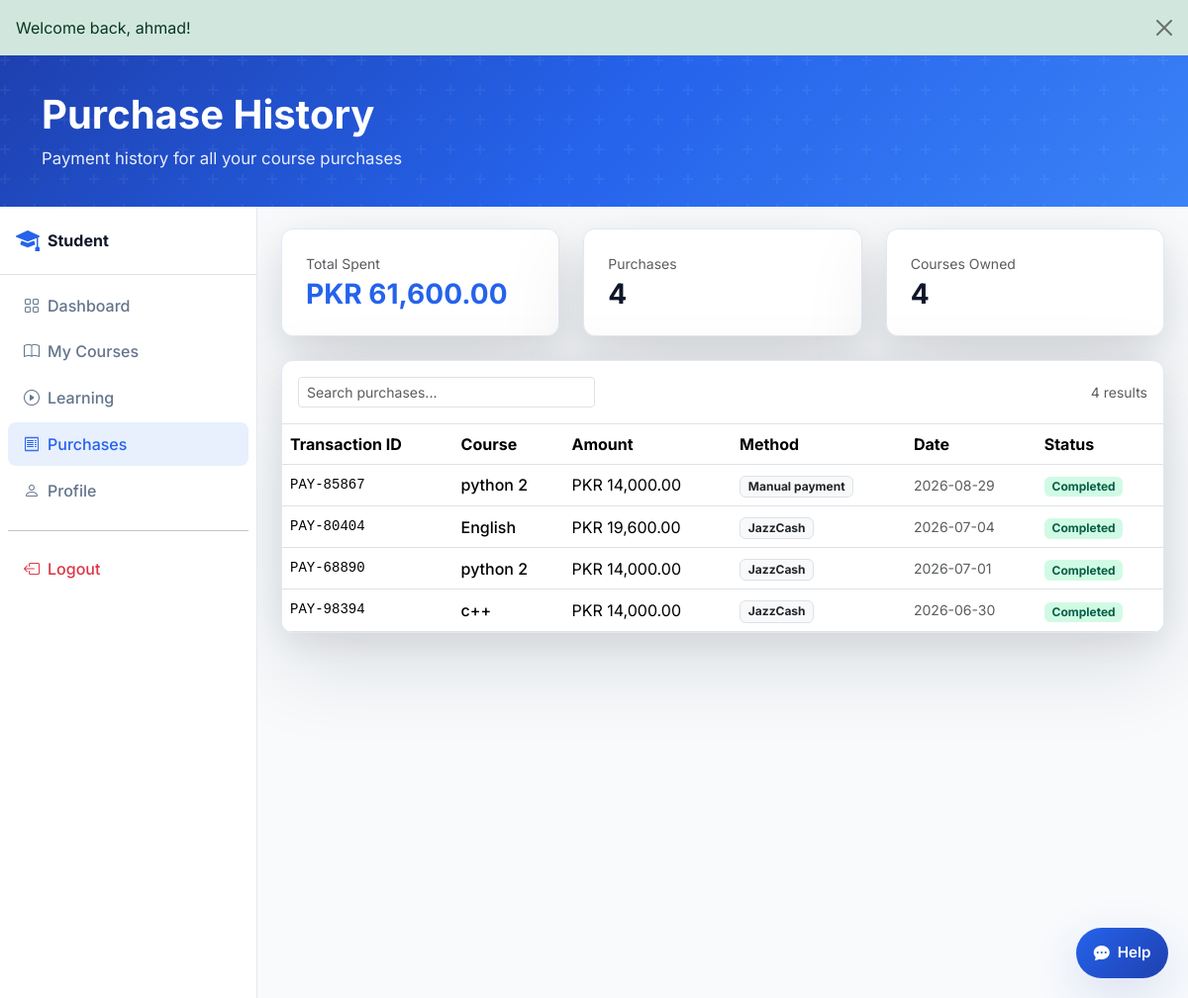
Screenshot of /student/purchases.php (signed in) with the database file from the repository.
### tables this page shows
CREATE TABLE payments (
  id INT UNSIGNED AUTO_INCREMENT PRIMARY KEY,
  reference VARCHAR(20) NOT NULL UNIQUE,
  student_id INT UNSIGNED NOT NULL,
  course_id INT UNSIGNED NOT NULL,
  amount DECIMAL(10,2) NOT NULL,
  method VARCHAR(40) NOT NULL DEFAULT 'Card',
  transaction_ref VARCHAR(120) DEFAULT NULL,
  receipt_path VARCHAR(255) DEFAULT NULL,
  rejection_reason TEXT DEFAULT NULL,
  status ENUM('pending','completed','failed','refunded') NOT NULL DEFAULT 'pending',
  teacher_share DECIMAL(10,2) NOT NULL DEFAULT 0,
  created_at TIMESTAMP DEFAULT CURRENT_TIMESTAMP,
  FOREIGN KEY (student_id) REFERENCES users(id) ON DELETE CASCADE,
  FOREIGN KEY (course_id) REFERENCES courses(id) ON DELETE CASCADE,
  INDEX idx_payments_status (status),
  INDEX idx_payments_created (created_at)
);

CREATE TABLE courses (
  id INT UNSIGNED AUTO_INCREMENT PRIMARY KEY,
  teacher_id INT UNSIGNED NOT NULL,
  category_id INT UNSIGNED NOT NULL,
  title VARCHAR(200) NOT NULL,
  slug VARCHAR(220) NOT NULL,
  description TEXT NOT NULL,
  price DECIMAL(12,6) NOT NULL DEFAULT 0.000000,
  thumb VARCHAR(255) DEFAULT 'assets/images/avatars/placeholder.svg',
  status ENUM('draft','pending','published','rejected') NOT NULL DEFAULT 'pending',
  rating DECIMAL(3,2) NOT NULL DEFAULT 0,
  created_at TIMESTAMP DEFAULT CURRENT_TIMESTAMP,
  updated_at TIMESTAMP DEFAULT CURRENT_TIMESTAMP ON UPDATE CURRENT_TIMESTAMP,
  FOREIGN KEY (teacher_id) REFERENCES users(id) ON DELETE CASCADE,
  FOREIGN KEY (category_id) REFERENCES categories(id),
  INDEX idx_courses_status (status),
  INDEX idx_courses_teacher (teacher_id)
);

### components/auth.php (called while the page is built, shortened)
<?php
require_once __DIR__ . '/database.php';
function auth_id(): ?int
{
    return isset($_SESSION['user']['id']) ? (int) $_SESSION['user']['id'] : null;
}

### components/database.php (called while the page is built, shortened)
<?php
function db_config(): array
{
    static $config;
    if ($config === null) {
        $config = require __DIR__ . '/db-config.php';
    }
    return $config;
}
function db(): PDO
{
    static $pdo;
    if ($pdo instanceof PDO) {
        return $pdo;
    }
    $c = db_config();
    $dsn = sprintf('mysql:host=%s;port=%s;dbname=%s;charset=%s', $c['host'], $c['port'], $c['name'], $c['charset']);
    $pdo = new PDO($dsn, $c['user'], $c['pass'], [
        PDO::ATTR_ERRMODE => PDO::ERRMODE_EXCEPTION,
        PDO::ATTR_DEFAULT_FETCH_MODE => PDO::FETCH_ASSOC,
        PDO::ATTR_EMULATE_PREPARES => false,
    ]);
    return $pdo;
}
function db_available(): bool
{
    static $available;
    if ($available !== null) {
        return $available;
    }
    try {
        db()->query('SELECT 1 FROM users LIMIT 1');
        $available = true;
    } catch (Throwable) {
        $available = false;
    }
    return $available;
}

### includes/data.php (called while the page is built, shortened)
<?php
require_once __DIR__ . '/../components/database.php';
function getStudentEnrollments(?int $studentId = null): array
{
    $studentId = $studentId ?? auth_id();
    $sql = "SELECT e.*, c.id AS course_id, c.title, c.price, c.rating, c.thumb, c.description,
            u.name AS teacher_name, cat.name AS category_name
            FROM enrollments e
            JOIN courses c ON c.id = e.course_id
            JOIN users u ON u.id = c.teacher_id
            JOIN categories cat ON cat.id = c.category_id
            WHERE e.student_id = ?
            ORDER BY e.last_access DESC";
    $stmt = db()->prepare($sql);
    $stmt->execute([$studentId]);
    return array_map(static function ($row) {
        return [
            'id' => (int) $row['course_id'],
            'course_id' => (int) $row['course_id'],
            'title' => $row['title'],
            'teacher' => $row['teacher_name'],
            'price' => (float) $row['price'],
            'rating' => (float) $row['rating'],
            'category' => $row['category_name'],
            'thumb' => $row['thumb'] ?: 'assets/images/avatars/placeholder.svg',
            'desc' => $row['description'],
            'progress' => (int) $row['progress'],
            'status' => $row['status'],
            'last_access' => $row['last_access'] ? date('Y-m-d', strtotime($row['last_access'])) : '',
        ];
    }, $stmt->fetchAll());
}
function getStudentPurchases(?int $studentId = null): array
{
    $studentId = $studentId ?? auth_id();
    if (!$studentId || !db_available()) {
        return fallbackStudentPurchases();
    }
    ensure_manual_payment_schema();
    $sql = "SELECT p.reference, p.amount, p.method, p.status, p.transaction_ref, p.created_at, c.title AS course_title
            FROM payments p JOIN courses c ON c.id = p.course_id
            WHERE p.student_id = ? ORDER BY p.created_at DESC";
    $stmt = db()->prepare($sql);
    $stmt->execute([$studentId]);
    return array_map(static function ($row) {
        return [
            'id' => $row['reference'],
            'course' => $row['course_title'],
            'amount' => (float) $row['amount'],
            'method' => $row['method'],
            'date' => date('Y-m-d', strtotime($row['created_at'])),
            'status' => $row['status'],
            'transaction_ref' => $row['transaction_ref'] ?? '',
        ];
    }, $stmt->fetchAll());
}
function ensure_manual_payment_schema(): void
{
    foreach (['transaction_ref' => 'VARCHAR(120) DEFAULT NULL', 'receipt_path' => 'VARCHAR(255) DEFAULT NULL', 'rejection_reason' => 'TEXT DEFAULT NULL'] as $column => $definition) {
        $stmt = db()->prepare('SELECT COUNT(*) FROM information_schema.columns WHERE table_schema = DATABASE() AND table_name = ? AND column_name = ?');
        $stmt->execute(['payments', $column]);
    }
}

### components/config.php (called while the page is built, shortened)
<?php
require_once __DIR__ . '/database.php';
require_once __DIR__ . '/auth.php';
require_once __DIR__ . '/payment-config.php';
require_once __DIR__ . '/../includes/data.php';
function mockStudentEnrollments(): array { return getStudentEnrollments(); }
function mockStudentPurchases(): array { return getStudentPurchases(); }

### components/payment-config.php (called while the page is built, shortened)
<?php
function course_price_pkr(float $price): float
{
    return round($price * PAYMENT_USD_TO_PKR_RATE);
}
function format_pkr(float $amount, int $decimals = 2): string
{
    return 'PKR ' . number_format(course_price_pkr($amount), $decimals);
}

### student/purchases.php (the view, shortened to what this page needs)
<?php
$purchases = mockStudentPurchases();
$totalSpent = array_sum(array_column($purchases, 'amount'));
require_once __DIR__ . '/../components/head.php';
require __DIR__ . '/../components/page-hero.php';
?>
<div class="dashboard-layout">
<div class="dashboard-wrapper d-flex">
  <?php require __DIR__ . '/../components/sidebar-student.php'; ?>
  <main class="dashboard-main flex-grow-1 p-4">
    <div class="row g-4 mb-4">
      <div class="col-md-4">
        <div class="kpi-card">
          <p class="text-muted small mb-1">Total Spent</p>
          <h3 class="mb-0 fw-bold text-primary"><?= format_pkr((float) $totalSpent) ?></h3>
        </div>
      </div>
      <div class="col-md-4">
        <div class="kpi-card">
          <p class="text-muted small mb-1">Purchases</p>
          <h3 class="mb-0 fw-bold"><?= count($purchases) ?></h3>
        </div>
      </div>
      <div class="col-md-4">
        <div class="kpi-card">
          <p class="text-muted small mb-1">Courses Owned</p>
          <h3 class="mb-0 fw-bold"><?= count(mockStudentEnrollments()) ?></h3>
        </div>
      </div>
    </div>
    <div class="table-card">
      <div class="p-3 border-bottom d-flex flex-wrap justify-content-between align-items-center gap-2">
        <input type="search" class="form-control form-control-sm" style="max-width:300px" placeholder="Search purchases..." data-table-search="purchasesTable">
        <span class="small text-muted" data-table-count="purchasesTable"></span>
      </div>
      <div class="table-responsive">
        <table class="table table-hover align-middle mb-0" id="purchasesTable">
          <thead>
            <tr>
              <th>Transaction ID</th>
              <th>Course</th>
              <th>Amount</th>
              <th>Method</th>
              <th>Date</th>
              <th>Status</th>
            </tr>
          </thead>
          <tbody>
            <?php foreach ($purchases as $p): ?>
            <tr data-status="<?= htmlspecialchars($p['status']) ?>" data-search="<?= htmlspecialchars(strtolower($p['id'] . ' ' . $p['course'] . ' ' . $p['method'] . ' ' . $p['status'])) ?>">
              <td class="font-monospace small"><?= htmlspecialchars($p['id']) ?></td>
              <td class="fw-medium"><?= htmlspecialchars($p['course']) ?></td>
              <td><?= format_pkr((float) $p['amount']) ?></td>
              <td><span class="badge bg-light text-dark border"><?= htmlspecialchars($p['method']) ?></span></td>
              <td class="small text-muted"><?= htmlspecialchars($p['date']) ?></td>
              <td><span class="badge <?= $p['status'] === 'completed' ? 'badge-approved' : ($p['status'] === 'pending' ? 'badge-pending' : 'badge-rejected') ?>"><?= ucfirst($p['status']) ?></span></td>
            </tr>
            <?php endforeach; ?>
          </tbody>
        </table>
      </div>
    </div>
  </main>
</div>
</div>
<?php
require_once __DIR__ . '/../components/modals.php';
require_once __DIR__ . '/../components/dashboard-footer-scripts.php';

### assets/css/variables.css (style rules this page uses)
:root { --primary: #2563EB; --primary-dark: #1E40AF; --secondary-bg: #F8FAFC; --border: #E2E8F0; --accent: #F59E0B; --text: #0F172A; --text-muted: #64748B; --success: #10B981; --danger: #EF4444; --radius: 12px; --radius-lg: 16px; --shadow: 0 4px 24px rgba(37, 99, 235, 0.08); --shadow-hover: 0 16px 48px rgba(30, 64, 175, 0.15); --transition: 0.25s cubic-bezier(0.4, 0, 0.2, 1); --font: 'Inter', system-ui, -apple-system, sans-serif; }

### assets/css/main.css (style rules this page uses)
*, *::before, *::after { box-sizing: border-box; }
body { font-family: var(--font); color: var(--text); background: #fff; display: flex; flex-direction: column; min-height: 100vh; }
main { flex: 1; }
.text-primary { color: var(--primary) !important; }
body { background: radial-gradient(circle at top left, rgba(59,130,246,.14), transparent 20%), radial-gradient(circle at bottom right, rgba(14,165,233,.08), transparent 18%), #f4f9ff; }
.course-card, .teacher-card, .kpi-card, .progress-card, .table-card, .stat-card, .step-card, .category-pill, .testimonial-card, .cta-band { perspective: 1400px; perspective-origin: 50% 50%; transform-style: preserve-3d; backface-visibility: hidden; border-radius: 28px; background: rgba(255,255,255,0.94); box-shadow: 0 32px 88px rgba(15,23,42,.12), 0 10px 36px rgba(15,23,42,.08); border: 1px solid rgba(255,255,255,.85); transition: transform .35s ease, box-shadow .35s ease, background .35s ease; }
.course-card, .teacher-card, .kpi-card, .progress-card, .table-card, .stat-card, .step-card, .category-pill, .testimonial-card, .cta-band:hover { transform: translateY(-2px); }

### assets/css/components.css (style rules this page uses)
.table-card { background: #fff; border-radius: var(--radius); border: 1px solid var(--border); overflow: hidden; }
.table thead { background: var(--secondary-bg); }
.badge-approved { background: #D1FAE5; color: #065F46; }

### assets/css/dashboard.css (style rules this page uses)
.dashboard-layout { min-height: 100vh; display: flex; flex-direction: column; background: var(--secondary-bg); }
.dashboard-layout .dashboard-wrapper { flex: 1; min-height: 0; }
.dashboard-wrapper { min-height: calc(100vh - 120px); background: var(--secondary-bg); }
.dashboard-main { min-height: 100vh; overflow-x: hidden; }
.kpi-card { background: #fff; border-radius: var(--radius); padding: 1.5rem; border: 1px solid var(--border); height: 100%; transition: box-shadow var(--transition); }

### rows the page displays
payments: reference "PAY-85867", course.title "python 2", amount "PKR 14,000.00", method "Manual payment", date "2026-08-29", status "Completed"
payments: reference "PAY-80404", course.title "English", amount "PKR 19,600.00", method "JazzCash", date "2026-07-04", status "Completed"
payments: reference "PAY-68890", course.title "python 2", amount "PKR 14,000.00", method "JazzCash", date "2026-07-01", status "Completed"
payments: reference "PAY-98394", course.title "c++", amount "PKR 14,000.00", method "JazzCash", date "2026-06-30", status "Completed"

### other values shown
$flash['message'] "Welcome back, ahmad!"
$pageHeading "Purchase History"
$pageSubheading "Payment history for all your course purchases"
format_pkr((float) $totalSpent) "PKR 61,600.00"
count($purchases) "4"
count(mockStudentEnrollments()) "4"
